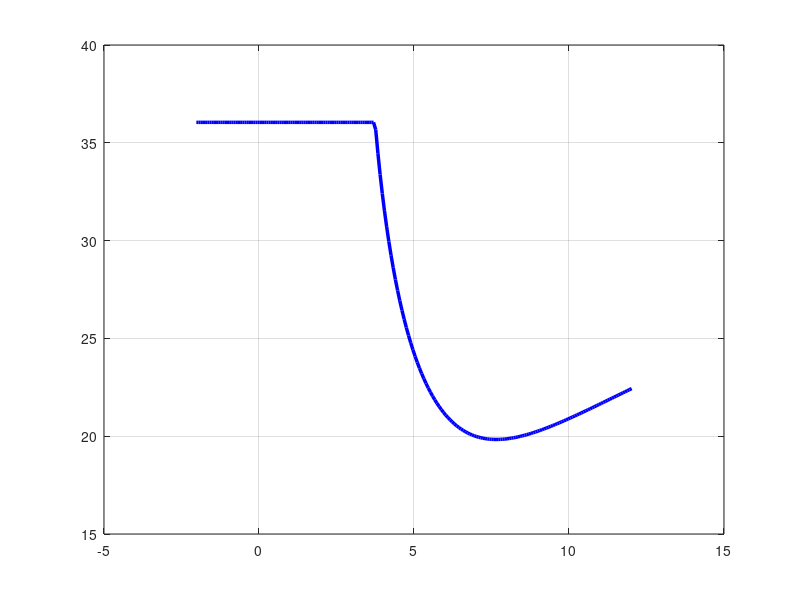

Recreate this plot in MATLAB. (Note: this script raises an error after producing the figure.)
function flutter_vs_d()
% Flutter speed and stability surface as a function of CG-to-AC distance d.
%
% d = x_CG - x_AC  [m]:  + when CG is aft of AC (destabilising)
%                         - when CG is forward of AC  (stabilising)
%
% NACA 2412 context: AC at ~25% chord; user specifies CG also at 25% chord
% => d_nom = 0, which maps to S = m*(0 - ea) = -m*ea = -0.10 kg.m.
%
% Relation to build_2dof parameters (build_models.m):
%   S     = m * (d - ea)        static unbalance [kg.m]
%   M_mat = [m, S; S, Ip]       mass matrix
%
% Physical constraint for PD mass matrix:
%   m*Ip > S^2  =>  |d - ea| < sqrt(Ip/m) = r_gyr
%
% Outputs:
%   Figure 1  2-D line:  U_flutter vs d
%   Figure 2  3-D surf:  max Re(lambda) over (d, U) space
%             Red curve on surface = flutter boundary (Re = 0)

% ---- fixed parameters (match build_2dof / aero_terms in build_models.m) --
m  = 2.0;   Ip = 0.01;
k  = 1200;  cd = 3.0;  d_sp = 0.25;   % d_sp = spring spacing (not CG-AC d!)

rho = 1.225;  chord = 0.30;  span = 0.50;
Clalpha = 2*pi;  ea = 0.05;            % AC forward of elastic axis [m]

% Structural matrices (independent of d or U)
Ks       = [2*k,  0;   0, k*d_sp^2/2];
C_struct = [2*cd, 0;   0, cd*d_sp^2/2];

% ---- parametric range ---------------------------------------------------
% PD constraint: |d - ea| < sqrt(Ip/m)
r_gyr = sqrt(Ip / m);            % = 0.0707 m
d_min =  ea - r_gyr + 5e-4;     % m  (add small margin)
d_max =  ea + r_gyr - 5e-4;

d_vec = linspace(d_min, d_max, 200);   % CG-to-AC distance [m]
U_vec = linspace(0.5,   50,   500);    % freestream speed  [m/s]

Nd = numel(d_vec);
Nu = numel(U_vec);

max_re_surf = nan(Nu, Nd);   % max Re(eig(A)) at each (U, d) point
U_fl        = nan(1,  Nd);   % flutter speed for each d

for id = 1:Nd
    d_cga = d_vec(id);
    S     = m * (d_cga - ea);    % static unbalance
    M     = [m, S;  S, Ip];

    if det(M) <= 0; continue; end
    Minv = inv(M);

    for iu = 1:Nu
        U  = U_vec(iu);
        qS = 0.5 * rho * U^2 * chord * span;

        Ka = [0,  qS*Clalpha;   0, -qS*Clalpha*ea];
        Ca = (qS*Clalpha / U) .* [1, 0;  -ea, 0];

        A  = [zeros(2),          eye(2);
              -Minv*(Ks + Ka),  -Minv*(C_struct + Ca)];

        max_re_surf(iu, id) = max(real(eig(A)));
    end

    % flutter crossing: first U where max Re crosses 0 from below
    col = max_re_surf(:, id)';
    cx  = find(diff(sign(col)) > 0, 1);
    if ~isempty(cx)
        U_fl(id) = interp1(col(cx:cx+1), U_vec(cx:cx+1), 0);
    end
end

d_cm = d_vec * 100;   % display in cm

% print summary
fprintf('CG-to-AC distance range: [%.2f, %.2f] cm\n', d_cm(1), d_cm(end));
fprintf('d = 0 (CG at AC, NACA2412 nom.): U_flutter = %.3f m/s\n', ...
        interp1(d_cm, U_fl, 0, 'linear', NaN));
[min_Ufl, i_min] = min(U_fl);
fprintf('Lowest flutter:  U_fl = %.3f m/s at d = %.2f cm\n', min_Ufl, d_cm(i_min));

% =========================================================================
% Figure 1 — 2-D:  U_flutter vs d
% =========================================================================
f1 = figure('Name','Flutter speed vs d', 'Position',[60 80 760 470]);
plot(d_cm, U_fl, 'b-', 'LineWidth', 2.5);
hold on;  grid on;

% mark d = 0 (CG at AC)
xline(0, 'k--', 'LineWidth', 1.3, 'HandleVisibility','off');
text(0.3, min(U_fl, [], 'omitnan') * 0.93, ...
     '  d = 0  (CG at AC)', 'FontSize', 9, 'Color', [0.3 0.3 0.3]);

% mark original model point (d from original S = 0.015)
S_orig   = 0.015;
d_orig   = S_orig/m + ea;   % = 0.0575 m = 5.75 cm
Ufl_orig = interp1(d_cm, U_fl, d_orig*100, 'linear', NaN);
if ~isnan(Ufl_orig)
    plot(d_orig*100, Ufl_orig, 'rs', 'MarkerSize', 10, 'MarkerFaceColor','r', ...
         'DisplayName', sprintf('build\\_2dof  d=%.1fcm, U_{fl}=%.1f m/s', ...
                                d_orig*100, Ufl_orig));
    legend('Location','best','FontSize',9);
end

xlabel('d = x_{CG} - x_{AC}  [cm]     (+ : CG aft of AC)', 'FontSize', 12);
ylabel('Flutter speed  U_{flutter}  [m/s]', 'FontSize', 12);
title({'Flutter speed vs CG-to-AC distance  d', ...
       'NACA 2412  --  CG at 25% chord when d = 0'}, 'FontSize', 12);

% =========================================================================
% Figure 2 — 3-D surf:  max Re(lambda) over (d, U)
% =========================================================================
[D_cm, UU] = meshgrid(d_cm, U_vec);

f2 = figure('Name','3D stability surface (d, U)', 'Position',[130 80 1000 680]);

% surface
surf(D_cm, UU, max_re_surf, 'EdgeColor','none', 'FaceAlpha', 0.88);
hold on;

% flutter boundary: Re = 0 contour on the surface (red)
contour3(D_cm, UU, max_re_surf, [0 0], 'r-', 'LineWidth', 3.5);

% transparent Re = 0 plane for reference
xlm = [min(d_cm), max(d_cm)];
ylm = [U_vec(1),  U_vec(end)];
patch([xlm(1) xlm(2) xlm(2) xlm(1)], ...
      [ylm(1) ylm(1) ylm(2) ylm(2)], ...
      [0 0 0 0], [0.6 0.6 0.6], ...
      'FaceAlpha', 0.12, 'EdgeColor','none');

% original model marker projected onto surface
if ~isnan(Ufl_orig) && d_orig*100 >= d_cm(1) && d_orig*100 <= d_cm(end)
    z_marker = interp2(D_cm, UU, max_re_surf, d_orig*100, Ufl_orig, 'linear', NaN);
    plot3(d_orig*100, Ufl_orig, 0, 'rs', 'MarkerSize', 12, ...
          'MarkerFaceColor','r', 'LineWidth', 1.5);
end

% colormap: blue (stable) -> white (neutral) -> red (unstable)
colormap(bwr_cmap(256));
c_lim = prctile(abs(max_re_surf(:)), 95);
clim([-c_lim, c_lim]);
cb = colorbar;
cb.Label.String  = 'max  Re(\lambda)  [1/s]';
cb.Label.FontSize = 11;

xlabel('d = x_{CG} - x_{AC}  [cm]', 'FontSize', 11);
ylabel('Freestream speed  U  [m/s]', 'FontSize', 11);
zlabel('max  Re(\lambda)  [1/s]',    'FontSize', 11);
title({'Stability surface over (CG-to-AC distance  d,  speed  U)', ...
       'Red curve = flutter boundary  [Re(\lambda) = 0]'}, 'FontSize', 12);
view([-42, 28]);

% ---- save ---------------------------------------------------------------
here = fileparts(mfilename('fullpath'));
saveas(f1, fullfile(here, 'flutter_vs_d_2D.png'));
saveas(f2, fullfile(here, 'flutter_vs_d_3D.png'));
fprintf('Saved: flutter_vs_d_2D.png  and  flutter_vs_d_3D.png\n');
end

% =========================================================================
% Local helper: diverging blue-white-red colormap
% =========================================================================
function cmap = bwr_cmap(n)
n2 = ceil(n / 2);
blue_to_white = [linspace(0,1,n2)', linspace(0,1,n2)', ones(n2,1)];
white_to_red  = [ones(n2,1), linspace(1,0,n2)', linspace(1,0,n2)'];
cmap = [blue_to_white; white_to_red];
cmap = cmap(1:n, :);
end
